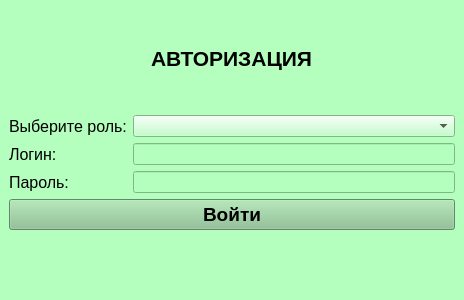
<?xml version="1.0" encoding="UTF-8"?>
<ui version="4.0">
 <class>MainWindow</class>
 <widget class="QMainWindow" name="MainWindow">
  <property name="geometry">
   <rect>
    <x>0</x>
    <y>0</y>
    <width>464</width>
    <height>300</height>
   </rect>
  </property>
  <property name="sizePolicy">
   <sizepolicy hsizetype="Minimum" vsizetype="Minimum">
    <horstretch>0</horstretch>
    <verstretch>0</verstretch>
   </sizepolicy>
  </property>
  <property name="minimumSize">
   <size>
    <width>400</width>
    <height>300</height>
   </size>
  </property>
  <property name="windowTitle">
   <string>MainWindow</string>
  </property>
  <property name="styleSheet">
   <string notr="true">background-color: rgb(180, 255, 189);
color: rgb(0, 0, 0);</string>
  </property>
  <widget class="QWidget" name="centralwidget">
   <property name="minimumSize">
    <size>
     <width>400</width>
     <height>0</height>
    </size>
   </property>
   <layout class="QVBoxLayout" name="verticalLayout_2">
    <item>
     <spacer name="verticalSpacer_3">
      <property name="orientation">
       <enum>Qt::Vertical</enum>
      </property>
      <property name="sizeHint" stdset="0">
       <size>
        <width>20</width>
        <height>40</height>
       </size>
      </property>
     </spacer>
    </item>
    <item>
     <layout class="QVBoxLayout" name="verticalLayout">
      <item alignment="Qt::AlignHCenter">
       <widget class="QLabel" name="label_auth">
        <property name="font">
         <font>
          <pointsize>16</pointsize>
          <weight>75</weight>
          <bold>true</bold>
         </font>
        </property>
        <property name="text">
         <string>АВТОРИЗАЦИЯ</string>
        </property>
       </widget>
      </item>
      <item>
       <spacer name="verticalSpacer">
        <property name="orientation">
         <enum>Qt::Vertical</enum>
        </property>
        <property name="sizeHint" stdset="0">
         <size>
          <width>20</width>
          <height>40</height>
         </size>
        </property>
       </spacer>
      </item>
      <item>
       <layout class="QFormLayout" name="formLayout">
        <item row="0" column="0">
         <widget class="QLabel" name="label_role">
          <property name="font">
           <font>
            <pointsize>12</pointsize>
           </font>
          </property>
          <property name="text">
           <string>Выберите роль:</string>
          </property>
         </widget>
        </item>
        <item row="0" column="1">
         <widget class="QComboBox" name="comboBox_role"/>
        </item>
        <item row="2" column="0">
         <widget class="QLabel" name="label_login">
          <property name="font">
           <font>
            <pointsize>12</pointsize>
           </font>
          </property>
          <property name="text">
           <string>Логин:</string>
          </property>
         </widget>
        </item>
        <item row="2" column="1">
         <widget class="QLineEdit" name="lineEdit_login"/>
        </item>
        <item row="3" column="0">
         <widget class="QLabel" name="label_passw">
          <property name="font">
           <font>
            <pointsize>12</pointsize>
           </font>
          </property>
          <property name="text">
           <string>Пароль:</string>
          </property>
         </widget>
        </item>
        <item row="3" column="1">
         <widget class="QLineEdit" name="lineEdit_passw"/>
        </item>
       </layout>
      </item>
      <item>
       <widget class="QPushButton" name="pushButton_enter">
        <property name="font">
         <font>
          <pointsize>14</pointsize>
          <weight>75</weight>
          <bold>true</bold>
         </font>
        </property>
        <property name="styleSheet">
         <string notr="true">background-color: rgb(136, 192, 142);
background-color: rgb(136, 192, 142);</string>
        </property>
        <property name="text">
         <string>Войти</string>
        </property>
       </widget>
      </item>
      <item>
       <spacer name="verticalSpacer_2">
        <property name="orientation">
         <enum>Qt::Vertical</enum>
        </property>
        <property name="sizeHint" stdset="0">
         <size>
          <width>20</width>
          <height>40</height>
         </size>
        </property>
       </spacer>
      </item>
     </layout>
    </item>
   </layout>
  </widget>
  <widget class="QMenuBar" name="menubar">
   <property name="geometry">
    <rect>
     <x>0</x>
     <y>0</y>
     <width>464</width>
     <height>18</height>
    </rect>
   </property>
  </widget>
  <widget class="QStatusBar" name="statusbar"/>
 </widget>
 <resources/>
 <connections/>
</ui>
